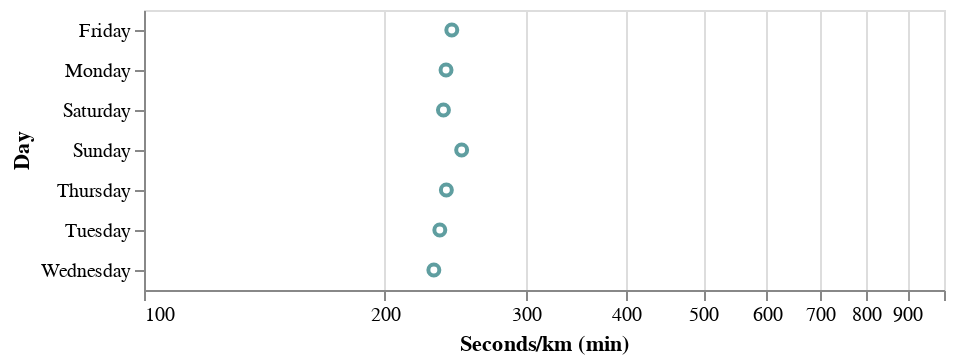

Notebook code for this chart:
### Code cell
alt.Chart(df).mark_point(color='#5f9ea0').encode(
    alt.X('seconds_per_km', "min", title='Seconds/km (min)', scale=alt.Scale(type='log')),
    alt.Y('day_of_week',  title='Day'),
)

### Figure 1 — Vega-Lite specification as saved in the notebook (floating-point values rounded to 4 significant figures)
{"config": {"view": {"continuousWidth": 400, "continuousHeight": 300}}, "data": {"name": "data-e1133b463a748acecaab2035f4a9aa6b"}, "mark": {"type": "point", "color": "#5f9ea0"}, "encoding": {"x": {"aggregate": "min", "field": "seconds_per_km", "scale": {"type": "log"}, "title": "Seconds/km (min)", "type": "quantitative"}, "y": {"field": "day_of_week", "title": "Day", "type": "nominal"}}, "$schema": "https://vega.github.io/schema/vega-lite/v4.17.0.json", "datasets": {"data-e1133b463a748acecaab2035f4a9aa6b": [{"Unnamed: 0": 182, "type": 1, "startTime": "2022-01-10T13:39:17+00:00", "sportTime(s)": 453, "maxPace(/meter)": 7.246, "minPace(/meter)": 0.2501, "distance(m)": 1191.0, "avgPace(/meter)": 0.3787, "calories(kcal)": 71.0, "date": "2022-01-10T20:39:00", "seconds_per_km": 380.4, "speed_per_km": "06:20.35", "distance_rounded": 1.0, "day_of_week": "Monday"}, {"Unnamed: 0": 178, "type": 1, "startTime": "2022-01-13T09:23:16+00:00", "sportTime(s)": 290, "maxPace(/meter)": 2.342, "minPace(/meter)": 0.1982, "distance(m)": 1004.0, "avgPace(/meter)": 0.2878, "calories(kcal)": 60.0, "date": "2022-01-13T16:23:00", "seconds_per_km": 288.8, "speed_per_km": "04:48.84", "distance_rounded": 1.0, "day_of_week": "Thursday"}, {"Unnamed: 0": 176, "type": 1, "startTime": "2022-02-03T10:41:12+00:00", "sportTime(s)": 265, "maxPace(/meter)": 0.609, "minPace(/meter)": 0.1993, "distance(m)": 1001.0, "avgPace(/meter)": 0.2637, "calories(kcal)": 39.0, "date": "2022-02-03T17:41:00", "seconds_per_km": 264.7, "speed_per_km": "04:24.74", "distance_rounded": 1.0, "day_of_week": "Thursday"}, {"Unnamed: 0": 172, "type": 1, "startTime": "2022-02-05T11:46:47+00:00", "sportTime(s)": 283, "maxPace(/meter)": 0.6911, "minPace(/meter)": 0.229, "distance(m)": 1006.0, "avgPace(/meter)": 0.2803, "calories(kcal)": 50.0, "date": "2022-02-05T18:46:00", "seconds_per_km": 281.3, "speed_per_km": "04:41.31", "distance_rounded": 1.0, "day_of_week": "Saturday"}, {"Unnamed: 0": 169, "type": 1, "startTime": "2022-02-06T11:36:48+00:00", "sportTime(s)": 272, "maxPace(/meter)": 0.6361, "minPace(/meter)": 0.2325, "distance(m)": 1013.0, "avgPace(/meter)": 0.2675, "calories(kcal)": 34.0, "date": "2022-02-06T18:36:00", "seconds_per_km": 268.5, "speed_per_km": "04:28.51", "distance_rounded": 1.0, "day_of_week": "Sunday"}, {"Unnamed: 0": 166, "type": 1, "startTime": "2022-02-11T11:49:54+00:00", "sportTime(s)": 264, "maxPace(/meter)": 0.788, "minPace(/meter)": 0.198, "distance(m)": 1004.0, "avgPace(/meter)": 0.26, "calories(kcal)": 39.0, "date": "2022-02-11T18:49:00", "seconds_per_km": 262.9, "speed_per_km": "04:22.95", "distance_rounded": 1.0, "day_of_week": "Friday"}, {"Unnamed: 0": 163, "type": 1, "startTime": "2022-02-12T11:25:02+00:00", "sportTime(s)": 259, "maxPace(/meter)": 0.5571, "minPace(/meter)": 0.1928, "distance(m)": 1011.0, "avgPace(/meter)": 0.2552, "calories(kcal)": 44.0, "date": "2022-02-12T18:25:00", "seconds_per_km": 256.2, "speed_per_km": "04:16.18", "distance_rounded": 1.0, "day_of_week": "Saturday"}, {"Unnamed: 0": 161, "type": 1, "startTime": "2022-02-13T11:09:12+00:00", "sportTime(s)": 256, "maxPace(/meter)": 0.576, "minPace(/meter)": 0.194, "distance(m)": 1000.0, "avgPace(/meter)": 0.255, "calories(kcal)": 37.0, "date": "2022-02-13T18:09:00", "seconds_per_km": 256.0, "speed_per_km": "04:16.00", "distance_rounded": 1.0, "day_of_week": "Sunday"}, {"Unnamed: 0": 157, "type": 1, "startTime": "2022-02-14T11:50:09+00:00", "sportTime(s)": 287, "maxPace(/meter)": 0.7446, "minPace(/meter)": 0.2587, "distance(m)": 1002.0, "avgPace(/meter)": 0.2854, "calories(kcal)": 43.0, "date": "2022-02-14T18:50:00", "seconds_per_km": 286.4, "speed_per_km": "04:46.43", "distance_rounded": 1.0, "day_of_week": "Monday"}, {"Unnamed: 0": 155, "type": 1, "startTime": "2022-02-16T11:12:40+00:00", "sportTime(s)": 284, "maxPace(/meter)": 2.165, "minPace(/meter)": 0.1834, "distance(m)": 1001.0, "avgPace(/meter)": 0.2827, "calories(kcal)": 60.0, "date": "2022-02-16T18:12:00", "seconds_per_km": 283.7, "speed_per_km": "04:43.72", "distance_rounded": 1.0, "day_of_week": "Wednesday"}, {"Unnamed: 0": 152, "type": 1, "startTime": "2022-03-05T00:10:22+00:00", "sportTime(s)": 282, "maxPace(/meter)": 0.6154, "minPace(/meter)": 0.2083, "distance(m)": 1006.0, "avgPace(/meter)": 0.2793, "calories(kcal)": 55.0, "date": "2022-03-05T07:10:00", "seconds_per_km": 280.3, "speed_per_km": "04:40.32", "distance_rounded": 1.0, "day_of_week": "Saturday"}, {"Unnamed: 0": 150, "type": 1, "startTime": "2022-03-18T11:26:11+00:00", "sportTime(s)": 282, "maxPace(/meter)": 0.8749, "minPace(/meter)": 0.2372, "distance(m)": 1005.0, "avgPace(/meter)": 0.2796, "calories(kcal)": 47.0, "date": "2022-03-18T18:26:00", "seconds_per_km": 280.6, "speed_per_km": "04:40.60", "distance_rounded": 1.0, "day_of_week": "Friday"}, {"Unnamed: 0": 146, "type": 1, "startTime": "2022-03-28T11:45:13+00:00", "sportTime(s)": 311, "maxPace(/meter)": 0.639, "minPace(/meter)": 0.2149, "distance(m)": 1046.0, "avgPace(/meter)": 0.2964, "calories(kcal)": 57.0, "date": "2022-03-28T18:45:00", "seconds_per_km": 297.3, "speed_per_km": "04:57.32", "distance_rounded": 1.0, "day_of_week": "Monday"}, {"Unnamed: 0": 144, "type": 1, "startTime": "2022-03-29T12:02:25+00:00", "sportTime(s)": 303, "maxPace(/meter)": 0.6835, "minPace(/meter)": 0.2301, "distance(m)": 1003.0, "avgPace(/meter)": 0.3011, "calories(kcal)": 57.0, "date": "2022-03-29T19:02:00", "seconds_per_km": 302.1, "speed_per_km": "05:2.09", "distance_rounded": 1.0, "day_of_week": "Tuesday"}, {"Unnamed: 0": 142, "type": 1, "startTime": "2022-03-30T11:52:16+00:00", "sportTime(s)": 285, "maxPace(/meter)": 0.4753, "minPace(/meter)": 0.1658, "distance(m)": 1001.0, "avgPace(/meter)": 0.2837, "calories(kcal)": 49.0, "date": "2022-03-30T18:52:00", "seconds_per_km": 284.7, "speed_per_km": "04:44.72", "distance_rounded": 1.0, "day_of_week": "Wednesday"}, {"Unnamed: 0": 140, "type": 1, "startTime": "2022-04-04T10:57:56+00:00", "sportTime(s)": 271, "maxPace(/meter)": 0.7117, "minPace(/meter)": 0.2248, "distance(m)": 1000.0, "avgPace(/meter)": 0.27, "calories(kcal)": 48.0, "date": "2022-04-04T17:57:00", "seconds_per_km": 271.0, "speed_per_km": "04:31.00", "distance_rounded": 1.0, "day_of_week": "Monday"}, {"Unnamed: 0": 137, "type": 1, "startTime": "2022-04-08T11:39:28+00:00", "sportTime(s)": 274, "maxPace(/meter)": 0.6707, "minPace(/meter)": 0.2315, "distance(m)": 1000.0, "avgPace(/meter)": 0.273, "calories(kcal)": 51.0, "date": "2022-04-08T18:39:00", "seconds_per_km": 274.0, "speed_per_km": "04:34.00", "distance_rounded": 1.0, "day_of_week": "Friday"}, {"Unnamed: 0": 134, "type": 1, "startTime": "2022-04-10T11:41:58+00:00", "sportTime(s)": 277, "maxPace(/meter)": 0.6873, "minPace(/meter)": 0.2137, "distance(m)": 1006.0, "avgPace(/meter)": 0.2744, "calories(kcal)": 45.0, "date": "2022-04-10T18:41:00", "seconds_per_km": 275.3, "speed_per_km": "04:35.35", "distance_rounded": 1.0, "day_of_week": "Sunday"}, {"Unnamed: 0": 131, "type": 1, "startTime": "2022-04-13T10:48:11+00:00", "sportTime(s)": 278, "maxPace(/meter)": 0.7634, "minPace(/meter)": 0.2038, "distance(m)": 1000.0, "avgPace(/meter)": 0.277, "calories(kcal)": 44.0, "date": "2022-04-13T17:48:00", "seconds_per_km": 278.0, "speed_per_km": "04:38.00", "distance_rounded": 1.0, "day_of_week": "Wednesday"}, {"Unnamed: 0": 128, "type": 1, "startTime": "2022-04-15T09:54:21+00:00", "sportTime(s)": 278, "maxPace(/meter)": 0.7968, "minPace(/meter)": 0.244, "distance(m)": 1005.0, "avgPace(/meter)": 0.2756, "calories(kcal)": 39.0, "date": "2022-04-15T16:54:00", "seconds_per_km": 276.6, "speed_per_km": "04:36.62", "distance_rounded": 1.0, "day_of_week": "Friday"}, {"Unnamed: 0": 125, "type": 1, "startTime": "2022-04-26T11:40:21+00:00", "sportTime(s)": 354, "maxPace(/meter)": 1.115, "minPace(/meter)": 0.1997, "distance(m)": 1201.0, "avgPace(/meter)": 0.2939, "calories(kcal)": 62.0, "date": "2022-04-26T18:40:00", "seconds_per_km": 294.8, "speed_per_km": "04:54.75", "distance_rounded": 1.0, "day_of_week": "Tuesday"}, {"Unnamed: 0": 123, "type": 1, "startTime": "2022-04-27T11:31:56+00:00", "sportTime(s)": 270, "maxPace(/meter)": 0.6803, "minPace(/meter)": 0.2187, "distance(m)": 1002.0, "avgPace(/meter)": 0.2685, "calories(kcal)": 48.0, "date": "2022-04-27T18:31:00", "seconds_per_km": 269.5, "speed_per_km": "04:29.46", "distance_rounded": 1.0, "day_of_week": "Wednesday"}, {"Unnamed: 0": 121, "type": 1, "startTime": "2022-04-28T10:37:51+00:00", "sportTime(s)": 279, "maxPace(/meter)": 0.8052, "minPace(/meter)": 0.221, "distance(m)": 1002.0, "avgPace(/meter)": 0.2774, "calories(kcal)": 50.0, "date": "2022-04-28T17:37:00", "seconds_per_km": 278.4, "speed_per_km": "04:38.44", "distance_rounded": 1.0, "day_of_week": "Thursday"}, {"Unnamed: 0": 119, "type": 1, "startTime": "2022-04-29T11:01:29+00:00", "sportTime(s)": 495, "maxPace(/meter)": 1.217, "minPace(/meter)": 0.2073, "distance(m)": 1651.0, "avgPace(/meter)": 0.2974, "calories(kcal)": 89.0, "date": "2022-04-29T18:01:00", "seconds_per_km": 299.8, "speed_per_km": "04:59.82", "distance_rounded": 1.0, "day_of_week": "Friday"}, {"Unnamed: 0": 117, "type": 1, "startTime": "2022-05-01T09:48:50+00:00", "sportTime(s)": 283, "maxPace(/meter)": 0.8224, "minPace(/meter)": 0.2239, "distance(m)": 1006.0, "avgPace(/meter)": 0.2803, "calories(kcal)": 41.0, "date": "2022-05-01T16:48:00", "seconds_per_km": 281.3, "speed_per_km": "04:41.31", "distance_rounded": 1.0, "day_of_week": "Sunday"}, {"Unnamed: 0": 112, "type": 1, "startTime": "2022-05-04T11:52:29+00:00", "sportTime(s)": 279, "maxPace(/meter)": 0.6135, "minPace(/meter)": 0.2112, "distance(m)": 1007.0, "avgPace(/meter)": 0.2761, "calories(kcal)": 42.0, "date": "2022-05-04T18:52:00", "seconds_per_km": 277.1, "speed_per_km": "04:37.06", "distance_rounded": 1.0, "day_of_week": "Wednesday"}, {"Unnamed: 0": 110, "type": 1, "startTime": "2022-05-05T11:15:38+00:00", "sportTime(s)": 292, "maxPace(/meter)": 0.7042, "minPace(/meter)": 0.216, "distance(m)": 1000.0, "avgPace(/meter)": 0.291, "calories(kcal)": 52.0, "date": "2022-05-05T18:15:00", "seconds_per_km": 292.0, "speed_per_km": "04:52.00", "distance_rounded": 1.0, "day_of_week": "Thursday"}, {"Unnamed: 0": 107, "type": 1, "startTime": "2022-05-06T10:16:48+00:00", "sportTime(s)": 273, "maxPace(/meter)": 0.7022, "minPace(/meter)": 0.2276, "distance(m)": 1003.0, "avgPace(/meter)": 0.2712, "calories(kcal)": 47.0, "date": "2022-05-06T17:16:00", "seconds_per_km": 272.2, "speed_per_km": "04:32.18", "distance_rounded": 1.0, "day_of_week": "Friday"}, {"Unnamed: 0": 104, "type": 1, "startTime": "2022-05-07T09:47:30+00:00", "sportTime(s)": 290, "maxPace(/meter)": 212.0, "minPace(/meter)": 0.2129, "distance(m)": 1040.0, "avgPace(/meter)": 0.278, "calories(kcal)": 52.0, "date": "2022-05-07T16:47:00", "seconds_per_km": 278.8, "speed_per_km": "04:38.85", "distance_rounded": 1.0, "day_of_week": "Saturday"}, {"Unnamed: 0": 102, "type": 1, "startTime": "2022-05-08T11:24:19+00:00", "sportTime(s)": 287, "maxPace(/meter)": 225.0, "minPace(/meter)": 0.2221, "distance(m)": 1026.0, "avgPace(/meter)": 0.279, "calories(kcal)": 56.0, "date": "2022-05-08T18:24:00", "seconds_per_km": 279.7, "speed_per_km": "04:39.73", "distance_rounded": 1.0, "day_of_week": "Sunday"}, {"Unnamed: 0": 99, "type": 1, "startTime": "2022-05-12T11:36:50+00:00", "sportTime(s)": 281, "maxPace(/meter)": 178.0, "minPace(/meter)": 0.1781, "distance(m)": 1007.0, "avgPace(/meter)": 0.278, "calories(kcal)": 59.0, "date": "2022-05-12T18:36:00", "seconds_per_km": 279.0, "speed_per_km": "04:39.05", "distance_rounded": 1.0, "day_of_week": "Thursday"}, {"Unnamed: 0": 96, "type": 1, "startTime": "2022-05-13T11:36:23+00:00", "sportTime(s)": 291, "maxPace(/meter)": 201.0, "minPace(/meter)": 0.2015, "distance(m)": 1024.0, "avgPace(/meter)": 0.283, "calories(kcal)": 55.0, "date": "2022-05-13T18:36:00", "seconds_per_km": 284.2, "speed_per_km": "04:44.18", "distance_rounded": 1.0, "day_of_week": "Friday"}, {"Unnamed: 0": 92, "type": 1, "startTime": "2022-05-15T11:36:24+00:00", "sportTime(s)": 281, "maxPace(/meter)": 197.0, "minPace(/meter)": 0.1974, "distance(m)": 1028.0, "avgPace(/meter)": 0.273, "calories(kcal)": 51.0, "date": "2022-05-15T18:36:00", "seconds_per_km": 273.3, "speed_per_km": "04:33.35", "distance_rounded": 1.0, "day_of_week": "Sunday"}, {"Unnamed: 0": 89, "type": 1, "startTime": "2022-05-16T11:31:34+00:00", "sportTime(s)": 302, "maxPace(/meter)": 210.0, "minPace(/meter)": 0.2106, "distance(m)": 1046.0, "avgPace(/meter)": 0.288, "calories(kcal)": 63.0, "date": "2022-05-16T18:31:00", "seconds_per_km": 288.7, "speed_per_km": "04:48.72", "distance_rounded": 1.0, "day_of_week": "Monday"}, {"Unnamed: 0": 86, "type": 1, "startTime": "2022-05-17T11:15:00+00:00", "sportTime(s)": 308, "maxPace(/meter)": 237.0, "minPace(/meter)": 0.2227, "distance(m)": 1049.0, "avgPace(/meter)": 0.293, "calories(kcal)": 63.0, "date": "2022-05-17T18:15:00", "seconds_per_km": 293.6, "speed_per_km": "04:53.61", "distance_rounded": 1.0, "day_of_week": "Tuesday"}, {"Unnamed: 0": 82, "type": 1, "startTime": "2022-05-21T13:48:24+00:00", "sportTime(s)": 287, "maxPace(/meter)": 0.6219, "minPace(/meter)": 0.2232, "distance(m)": 1003.0, "avgPace(/meter)": 0.2841, "calories(kcal)": 50.03, "date": "2022-05-21T20:48:00", "seconds_per_km": 286.1, "speed_per_km": "04:46.14", "distance_rounded": 1.0, "day_of_week": "Saturday"}, {"Unnamed: 0": 79, "type": 1, "startTime": "2022-05-22T10:22:47+00:00", "sportTime(s)": 267, "maxPace(/meter)": 0.815, "minPace(/meter)": 0.2136, "distance(m)": 1000.0, "avgPace(/meter)": 0.265, "calories(kcal)": 44.08, "date": "2022-05-22T17:22:00", "seconds_per_km": 267.0, "speed_per_km": "04:27.00", "distance_rounded": 1.0, "day_of_week": "Sunday"}, {"Unnamed: 0": 76, "type": 1, "startTime": "2022-05-23T11:46:59+00:00", "sportTime(s)": 267, "maxPace(/meter)": 0.668, "minPace(/meter)": 0.2187, "distance(m)": 1000.0, "avgPace(/meter)": 0.265, "calories(kcal)": 50.33, "date": "2022-05-23T18:46:00", "seconds_per_km": 267.0, "speed_per_km": "04:27.00", "distance_rounded": 1.0, "day_of_week": "Monday"}, {"Unnamed: 0": 73, "type": 1, "startTime": "2022-05-24T11:54:01+00:00", "sportTime(s)": 267, "maxPace(/meter)": 0.9251, "minPace(/meter)": 0.2227, "distance(m)": 1001.0, "avgPace(/meter)": 0.2647, "calories(kcal)": 44.15, "date": "2022-05-24T18:54:00", "seconds_per_km": 266.7, "speed_per_km": "04:26.73", "distance_rounded": 1.0, "day_of_week": "Tuesday"}, {"Unnamed: 0": 70, "type": 1, "startTime": "2022-05-25T10:56:04+00:00", "sportTime(s)": 241, "maxPace(/meter)": 0.9066, "minPace(/meter)": 0.1197, "distance(m)": 1003.0, "avgPace(/meter)": 0.2353, "calories(kcal)": 40.81, "date": "2022-05-25T17:56:00", "seconds_per_km": 240.3, "speed_per_km": "04:0.28", "distance_rounded": 1.0, "day_of_week": "Wednesday"}, {"Unnamed: 0": 67, "type": 1, "startTime": "2022-05-26T10:17:38+00:00", "sportTime(s)": 265, "maxPace(/meter)": 0.558, "minPace(/meter)": 0.1968, "distance(m)": 1003.0, "avgPace(/meter)": 0.2622, "calories(kcal)": 53.12, "date": "2022-05-26T17:17:00", "seconds_per_km": 264.2, "speed_per_km": "04:24.21", "distance_rounded": 1.0, "day_of_week": "Thursday"}, {"Unnamed: 0": 64, "type": 1, "startTime": "2022-05-27T11:35:19+00:00", "sportTime(s)": 277, "maxPace(/meter)": 0.757, "minPace(/meter)": 0.2449, "distance(m)": 1003.0, "avgPace(/meter)": 0.2742, "calories(kcal)": 43.04, "date": "2022-05-27T18:35:00", "seconds_per_km": 276.2, "speed_per_km": "04:36.17", "distance_rounded": 1.0, "day_of_week": "Friday"}, {"Unnamed: 0": 61, "type": 1, "startTime": "2022-05-28T10:39:29+00:00", "sportTime(s)": 271, "maxPace(/meter)": 0.6452, "minPace(/meter)": 0.2224, "distance(m)": 1005.0, "avgPace(/meter)": 0.2677, "calories(kcal)": 51.33, "date": "2022-05-28T17:39:00", "seconds_per_km": 269.7, "speed_per_km": "04:29.65", "distance_rounded": 1.0, "day_of_week": "Saturday"}, {"Unnamed: 0": 58, "type": 1, "startTime": "2022-05-29T11:19:12+00:00", "sportTime(s)": 253, "maxPace(/meter)": 0.4274, "minPace(/meter)": 0.1839, "distance(m)": 1000.0, "avgPace(/meter)": 0.251, "calories(kcal)": 41.0, "date": "2022-05-29T18:19:00", "seconds_per_km": 253.0, "speed_per_km": "04:13.00", "distance_rounded": 1.0, "day_of_week": "Sunday"}, {"Unnamed: 0": 55, "type": 1, "startTime": "2022-05-30T11:55:16+00:00", "sportTime(s)": 253, "maxPace(/meter)": 0.4058, "minPace(/meter)": 0.1746, "distance(m)": 1004.0, "avgPace(/meter)": 0.25, "calories(kcal)": 48.92, "date": "2022-05-30T18:55:00", "seconds_per_km": 252.0, "speed_per_km": "04:11.99", "distance_rounded": 1.0, "day_of_week": "Monday"}, {"Unnamed: 0": 52, "type": 1, "startTime": "2022-05-31T11:42:33+00:00", "sportTime(s)": 261, "maxPace(/meter)": 0.5513, "minPace(/meter)": 0.203, "distance(m)": 1006.0, "avgPace(/meter)": 0.2575, "calories(kcal)": 49.91, "date": "2022-05-31T18:42:00", "seconds_per_km": 259.4, "speed_per_km": "04:19.44", "distance_rounded": 1.0, "day_of_week": "Tuesday"}, {"Unnamed: 0": 49, "type": 1, "startTime": "2022-06-03T11:03:24+00:00", "sportTime(s)": 251, "maxPace(/meter)": 0.8258, "minPace(/meter)": 0.1627, "distance(m)": 1003.0, "avgPace(/meter)": 0.2483, "calories(kcal)": 45.2, "date": "2022-06-03T18:03:00", "seconds_per_km": 250.2, "speed_per_km": "04:10.25", "distance_rounded": 1.0, "day_of_week": "Friday"}, {"Unnamed: 0": 46, "type": 1, "startTime": "2022-06-04T11:38:21+00:00", "sportTime(s)": 245, "maxPace(/meter)": 0.5981, "minPace(/meter)": 0.2102, "distance(m)": 1001.0, "avgPace(/meter)": 0.2428, "calories(kcal)": 51.81, "date": "2022-06-04T18:38:00", "seconds_per_km": 244.8, "speed_per_km": "04:4.76", "distance_rounded": 1.0, "day_of_week": "Saturday"}, {"Unnamed: 0": 43, "type": 1, "startTime": "2022-06-11T10:38:27+00:00", "sportTime(s)": 237, "maxPace(/meter)": 0.5176, "minPace(/meter)": 0.1971, "distance(m)": 1001.0, "avgPace(/meter)": 0.2348, "calories(kcal)": 30.82, "date": "2022-06-11T17:38:00", "seconds_per_km": 236.8, "speed_per_km": "03:56.76", "distance_rounded": 1.0, "day_of_week": "Saturday"}, {"Unnamed: 0": 39, "type": 1, "startTime": "2022-06-12T10:47:29+00:00", "sportTime(s)": 251, "maxPace(/meter)": 0.6472, "minPace(/meter)": 0.2005, "distance(m)": 1006.0, "avgPace(/meter)": 0.2475, "calories(kcal)": 51.79, "date": "2022-06-12T17:47:00", "seconds_per_km": 249.5, "speed_per_km": "04:9.50", "distance_rounded": 1.0, "day_of_week": "Sunday"}, {"Unnamed: 0": 36, "type": 1, "startTime": "2022-06-14T12:03:23+00:00", "sportTime(s)": 259, "maxPace(/meter)": 0.5627, "minPace(/meter)": 0.1935, "distance(m)": 1003.0, "avgPace(/meter)": 0.2562, "calories(kcal)": 56.05, "date": "2022-06-14T19:03:00", "seconds_per_km": 258.2, "speed_per_km": "04:18.23", "distance_rounded": 1.0, "day_of_week": "Tuesday"}, {"Unnamed: 0": 32, "type": 1, "startTime": "2022-06-15T11:46:25+00:00", "sportTime(s)": 249, "maxPace(/meter)": 0.5219, "minPace(/meter)": 0.1885, "distance(m)": 1011.0, "avgPace(/meter)": 0.2443, "calories(kcal)": 47.92, "date": "2022-06-15T18:46:00", "seconds_per_km": 246.3, "speed_per_km": "04:6.29", "distance_rounded": 1.0, "day_of_week": "Wednesday"}, {"Unnamed: 0": 27, "type": 1, "startTime": "2022-06-16T11:03:28+00:00", "sportTime(s)": 243, "maxPace(/meter)": 0.5764, "minPace(/meter)": 0.1971, "distance(m)": 1002.0, "avgPace(/meter)": 0.2405, "calories(kcal)": 33.65, "date": "2022-06-16T18:03:00", "seconds_per_km": 242.5, "speed_per_km": "04:2.51", "distance_rounded": 1.0, "day_of_week": "Thursday"}, {"Unnamed: 0": 23, "type": 1, "startTime": "2022-06-17T11:03:58+00:00", "sportTime(s)": 243, "maxPace(/meter)": 0.4713, "minPace(/meter)": 0.1802, "distance(m)": 1002.0, "avgPace(/meter)": 0.2405, "calories(kcal)": 48.66, "date": "2022-06-17T18:03:00", "seconds_per_km": 242.5, "speed_per_km": "04:2.51", "distance_rounded": 1.0, "day_of_week": "Friday"}, {"Unnamed: 0": 18, "type": 1, "startTime": "2022-06-21T12:23:33+00:00", "sportTime(s)": 247, "maxPace(/meter)": 0.5322, "minPace(/meter)": 0.1881, "distance(m)": 1009.0, "avgPace(/meter)": 0.2428, "calories(kcal)": 45.0, "date": "2022-06-21T19:23:00", "seconds_per_km": 244.8, "speed_per_km": "04:4.80", "distance_rounded": 1.0, "day_of_week": "Tuesday"}, {"Unnamed: 0": 15, "type": 1, "startTime": "2022-06-23T11:16:47+00:00", "sportTime(s)": 245, "maxPace(/meter)": 0.627, "minPace(/meter)": 0.1883, "distance(m)": 1003.0, "avgPace(/meter)": 0.2423, "calories(kcal)": 49.76, "date": "2022-06-23T18:16:00", "seconds_per_km": 244.3, "speed_per_km": "04:4.27", "distance_rounded": 1.0, "day_of_week": "Thursday"}, {"Unnamed: 0": 10, "type": 1, "startTime": "2022-06-27T11:45:38+00:00", "sportTime(s)": 239, "maxPace(/meter)": 0.6246, "minPace(/meter)": 0.1815, "distance(m)": 1002.0, "avgPace(/meter)": 0.2365, "calories(kcal)": 48.67, "date": "2022-06-27T18:45:00", "seconds_per_km": 238.5, "speed_per_km": "03:58.52", "distance_rounded": 1.0, "day_of_week": "Monday"}, {"Unnamed: 0": 7, "type": 1, "startTime": "2022-06-28T11:07:21+00:00", "sportTime(s)": 235, "maxPace(/meter)": 0.4755, "minPace(/meter)": 0.1836, "distance(m)": 1003.0, "avgPace(/meter)": 0.2323, "calories(kcal)": 39.65, "date": "2022-06-28T18:07:00", "seconds_per_km": 234.3, "speed_per_km": "03:54.30", "distance_rounded": 1.0, "day_of_week": "Tuesday"}, {"Unnamed: 0": 4, "type": 1, "startTime": "2022-06-29T12:02:34+00:00", "sportTime(s)": 231, "maxPace(/meter)": 0.5453, "minPace(/meter)": 0.1936, "distance(m)": 1003.0, "avgPace(/meter)": 0.2283, "calories(kcal)": 33.62, "date": "2022-06-29T19:02:00", "seconds_per_km": 230.3, "speed_per_km": "03:50.31", "distance_rounded": 1.0, "day_of_week": "Wednesday"}, {"Unnamed: 0": 1, "type": 1, "startTime": "2022-06-30T12:31:18+00:00", "sportTime(s)": 239, "maxPace(/meter)": 0.6545, "minPace(/meter)": 0.1648, "distance(m)": 1001.0, "avgPace(/meter)": 0.2368, "calories(kcal)": 36.82, "date": "2022-06-30T19:31:00", "seconds_per_km": 238.8, "speed_per_km": "03:58.76", "distance_rounded": 1.0, "day_of_week": "Thursday"}]}}
